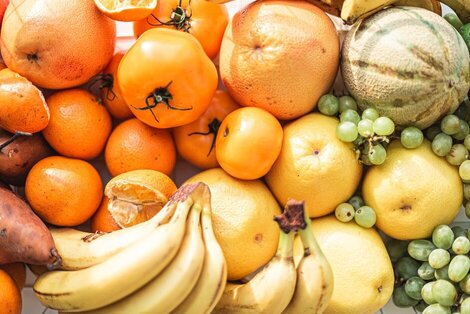
#> input picture img/fruit.jpg, 470 x 314 px
$ python color3.py
#> lines starting #> are read from the running program, lines starting #| are printed output that depends on the picture; after the words box and inside, x2 and y2 are one past the last pixel; in counts of white or black regions, pixels touching at a corner belong together
import cv2
import numpy as np
from matplotlib import pyplot as plt


img = cv2.imread("img/fruit.jpg")
#> img is the input picture: shape (314, 470, 3); mean B, G, R 84.1, 153.2, 208.5
imgRgb = cv2.cvtColor(img, cv2.COLOR_BGR2HSV)
#> imgRgb: shape (314, 470, 3); mean H, S, V 18.8, 155.5, 209


plt.subplots_adjust(wspace=0.4, hspace=0.4)
ret,thresh0 = cv2.threshold(imgRgb[:,:,0],0,255,cv2.THRESH_BINARY+cv2.THRESH_OTSU)
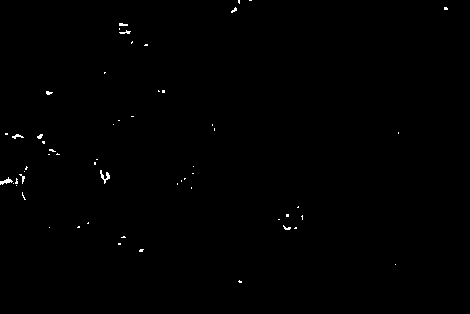
#> thresh0: shape (314, 470); 0.33% white in thin lines or dots, all inside (x1, y1, x2, y2) = (0, 0, 448, 283)
#> ret = 90
ret,thresh1 = cv2.threshold(imgRgb[:,:,1],0,255,cv2.THRESH_BINARY+cv2.THRESH_OTSU)
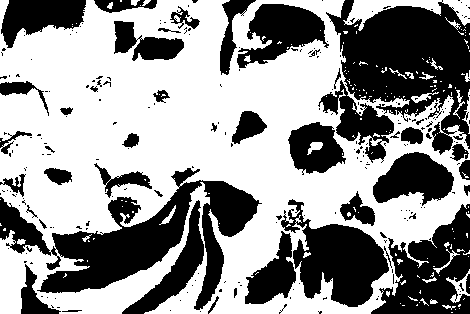
#> thresh1: shape (314, 470); 57.9% white; 245 black regions (195 under 20 px), largest, box (x1, y1, x2, y2) and area: (0, 168, 262, 310) 12358, (326, 0, 470, 155) 12184, (281, 199, 389, 307) 5815
#> ret = 146
ret,thresh2 = cv2.threshold(imgRgb[:,:,2],0,255,cv2.THRESH_BINARY+cv2.THRESH_OTSU)
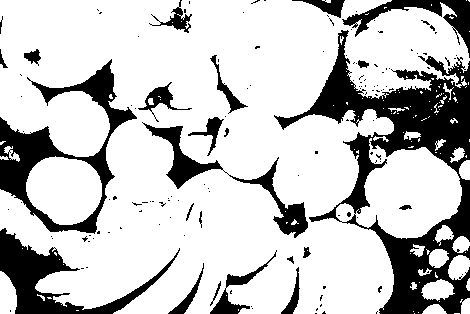
#> thresh2: shape (314, 470); 76.9% white; 143 black regions (119 under 20 px), largest, box (x1, y1, x2, y2) and area: (274, 30, 470, 314) 15613, (0, 59, 137, 234) 5762, (0, 228, 180, 314) 4137
#> ret = 176


mix = np.multiply(thresh0, thresh1, thresh2)
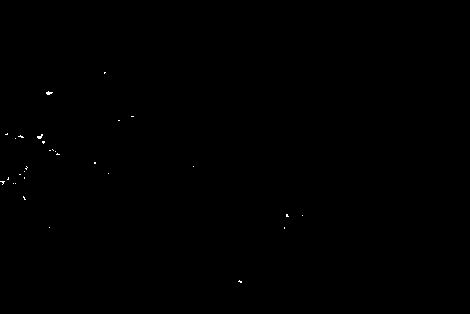
#> mix: shape (314, 470); values 0 (black) and 1 (white), 0.09% white in thin lines or dots, all inside (x1, y1, x2, y2) = (0, 72, 303, 283)
plt.subplot(2,2,1), plt.imshow(mix, 'gray'), plt.title('Mix')


kernel = np.ones((5, 5), np.uint8)
mix2 = cv2.morphologyEx(mix, cv2.MORPH_OPEN, kernel)
#> mix2: shape (314, 470); every value is 0
mix2 = cv2.morphologyEx(mix2, cv2.MORPH_CLOSE, kernel)
plt.subplot(2,2,2), plt.imshow(mix2, 'gray'), plt.title('Mix2')


plt.show()
